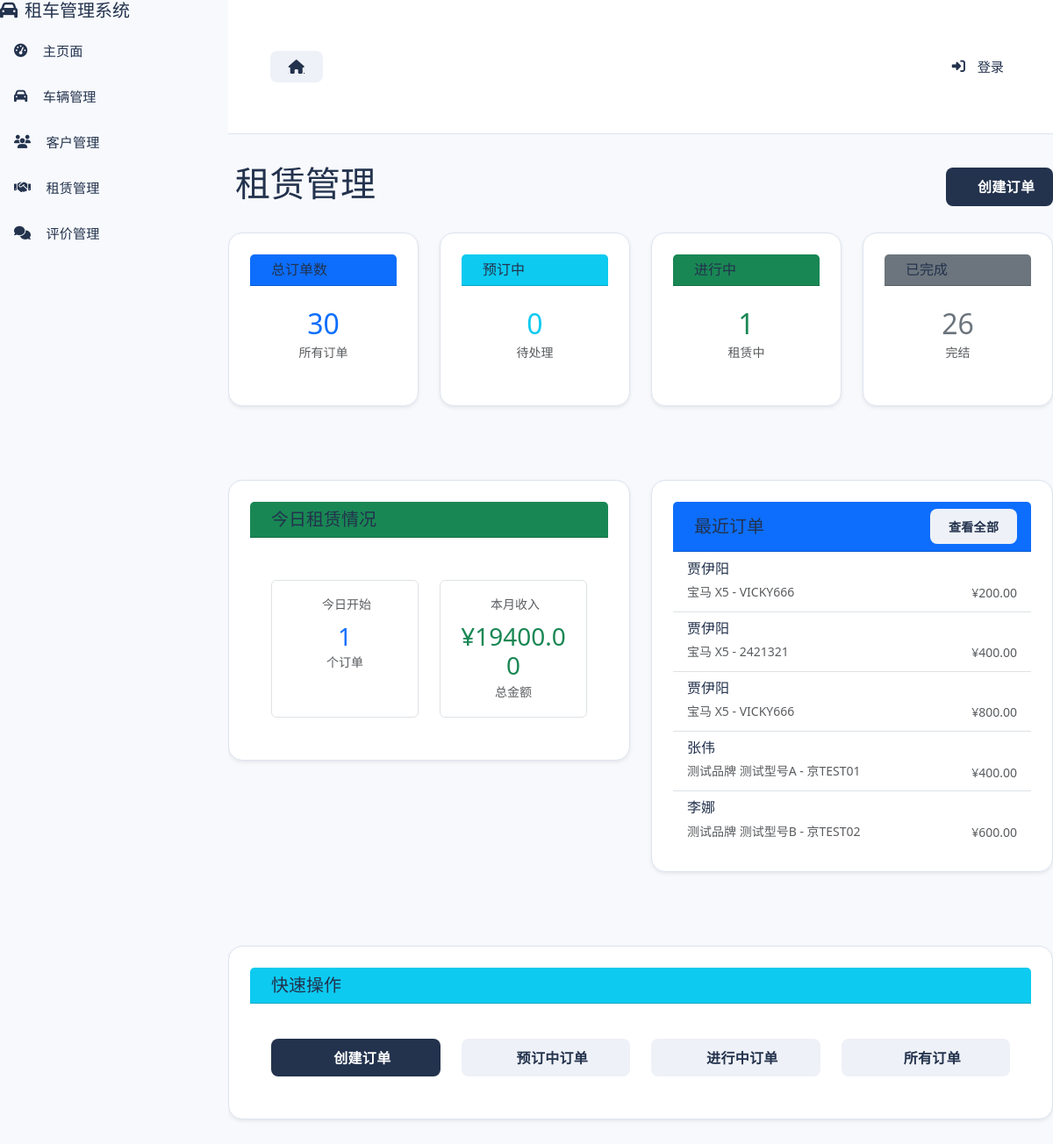
The page /rentals/ on the database its author committed.
### rentals/models.py (models this page shows, shortened)
class Rental(models.Model):
    RENTAL_STATUS_CHOICES = [
        ('PENDING', '预订中'),
        ('ONGOING', '进行中'),
        ('COMPLETED', '已完成'),
        ('CANCELLED', '已取消'),
    ]
    SETTLEMENT_STATUS_CHOICES = [
        ('UNSETTLED', '未结算'),
        ('PARTIAL', '部分结算'),
        ('SETTLED', '已结算'),
    ]
    customer = models.ForeignKey(
        Customer,
        on_delete=models.CASCADE,
        related_name='rentals',
        verbose_name='客户'
    )
    vehicle = models.ForeignKey(
        Vehicle,
        on_delete=models.CASCADE,
        related_name='rentals',
        verbose_name='车辆'
    )
    start_date = models.DateField(
        '租赁开始日期',
        help_text='租赁开始日期'
    )
    end_date = models.DateField(
        '租赁结束日期',
        help_text='租赁结束日期'
    )
    actual_return_date = models.DateField(
        '实际还车日期',
        blank=True,
        null=True,
        help_text='实际还车日期'
    )
    total_amount = models.DecimalField(
        '总金额',
        max_digits=10,
        decimal_places=2,
        validators=[MinValueValidator(Decimal('0.01'))],
        help_text='租赁总费用'
    )
    deposit = models.DecimalField(
        '押金',
        max_digits=10,
        decimal_places=2,
        default=Decimal('0.00'),
        validators=[MinValueValidator(Decimal('0.00'))],
        help_text='租赁押金金额'
    )
    pickup_location = models.CharField(
        '取车地点',
        max_length=200,
        default='门店',
        help_text='取车地点'
    )
    return_location = models.CharField(
        '还车地点',
        max_length=200,
        blank=True,
        null=True,
        help_text='还车地点（异地还车时填写）'
    )
    is_cross_location_return = models.BooleanField(
        '是否异地还车',
        default=False,
        help_text='是否异地还车'
    )
    cross_location_fee = models.DecimalField(
        '异地还车费用',
        max_digits=10,
        decimal_places=2,
        default=Decimal('0.00'),
        validators=[MinValueValidator(Decimal('0.00'))],
        help_text='异地还车产生的额外费用'
    )
    status = models.CharField(
        '订单状态',
        max_length=20,
        choices=RENTAL_STATUS_CHOICES,
        default='PENDING',
        help_text='当前订单状态'
    )
    notes = models.TextField(
        '备注',
        blank=True,
        null=True,
        help_text='订单备注信息'
    )
    created_at = models.DateTimeField(
        '创建时间',
        auto_now_add=True
    )
    updated_at = models.DateTimeField(
        '更新时间',
        auto_now=True
    )
    settlement_status = models.CharField(
        '结算状态',
        max_length=20,
        choices=SETTLEMENT_STATUS_CHOICES,
        default='UNSETTLED',
        help_text='订单费用结算状态'
    )
    settled_at = models.DateTimeField(
        '结算时间',
        blank=True,
        null=True,
        help_text='订单完成并结算的时间'
    )
    amount_paid = models.DecimalField(
        '累计支付金额',
        max_digits=10,
        decimal_places=2,
        default=Decimal('0.00'),
        help_text='用户累计支付金额（不含退款）'
    )
    amount_refunded = models.DecimalField(
        '累计退款金额',
        max_digits=10,
        decimal_places=2,
        default=Decimal('0.00'),
        help_text='系统累计退款金额'
    )
    class Meta:
        db_table = 'rentals'
        verbose_name = '租赁订单'
        verbose_name_plural = '租赁订单'
        ordering = ['-created_at']
        indexes = [
            models.Index(fields=['start_date']),
            models.Index(fields=['end_date']),
            models.Index(fields=['status']),
            models.Index(fields=['customer', 'status']),
            models.Index(fields=['vehicle', 'status']),
        ]

### customers/models.py (models this page shows, shortened)
class Customer(models.Model):
    MEMBER_LEVEL_CHOICES = [
        ('NORMAL', '普通会员'),
        ('VIP', 'VIP会员'),
    ]
    user = models.OneToOneField(
        User,
        on_delete=models.SET_NULL,
        related_name='customer_profile',
        blank=True,
        null=True,
        verbose_name='关联用户',
        help_text='关联的用户账号'
    )
    name = models.CharField(
        '姓名',
        max_length=100,
        help_text='客户姓名'
    )
    phone = models.CharField(
        '联系电话',
        max_length=20,
        validators=[
            RegexValidator(
                regex=r'^1[3-9]\d{9}$',
                message='请输入有效的手机号码'
            )
        ],
        help_text='11位手机号码'
    )
    email = models.EmailField(
        '邮箱',
        blank=True,
        null=True,
        help_text='电子邮箱地址'
    )
    id_card = models.CharField(
        '身份证号',
        max_length=18,
        unique=True,
        validators=[
            RegexValidator(
                regex=r'^[1-9]\d{5}(18|19|20)\d{2}((0[1-9])|(1[0-2]))(([0-2][1-9])|10|20|30|31)\d{3}[0-9Xx]$',
                message='请输入有效的身份证号码'
            )
        ],
        help_text='18位身份证号码'
    )
    license_number = models.CharField(
        '驾照号',
        max_length=20,
        unique=True,
        help_text='驾驶证号码'
    )
    license_type = models.CharField(
        '驾照类型',
        max_length=10,
        choices=[
            ('A', 'A类驾照'),
            ('B', 'B类驾照'),
            ('C', 'C类驾照'),
        ],
        default='C',
        help_text='驾驶证类型'
    )
    member_level = models.CharField(
        '会员等级',
        max_length=20,
        choices=MEMBER_LEVEL_CHOICES,
        default='NORMAL',
        help_text='客户会员等级'
    )
    created_at = models.DateTimeField(
        '创建时间',
        auto_now_add=True
    )
    updated_at = models.DateTimeField(
        '更新时间',
        auto_now=True
    )
    class Meta:
        db_table = 'customers'
        verbose_name = '客户'
        verbose_name_plural = '客户'
        ordering = ['-created_at']
        indexes = [
            models.Index(fields=['id_card']),
            models.Index(fields=['license_number']),
            models.Index(fields=['phone']),
            models.Index(fields=['member_level']),
        ]

### vehicles/models.py (models this page shows, shortened)
class Vehicle(models.Model):
    VEHICLE_STATUS_CHOICES = [
        ('AVAILABLE', '可用'),
        ('RENTED', '已租'),
        ('MAINTENANCE', '维修中'),
    ]
    license_plate = models.CharField(
        '车牌号',
        max_length=20,
        unique=True,
        help_text='车辆唯一标识'
    )
    brand = models.CharField(
        '品牌',
        max_length=50,
        help_text='汽车品牌'
    )
    model = models.CharField(
        '型号',
        max_length=50,
        help_text='汽车型号'
    )
    vehicle_type = models.CharField(
        '车辆类型',
        max_length=20,
        help_text='如：轿车、SUV、MPV等'
    )
    color = models.CharField(
        '颜色',
        max_length=20,
        help_text='车身颜色'
    )
    seats = models.PositiveIntegerField(
        '座位数',
        default=5,
        validators=[MinValueValidator(2)],
        help_text='车辆座位数（2-50座）'
    )
    daily_rate = models.DecimalField(
        '日租金',
        max_digits=10,
        decimal_places=2,
        validators=[MinValueValidator(Decimal('0.01'))],
        help_text='每日租金价格'
    )
    status = models.CharField(
        '车辆状态',
        max_length=20,
        choices=VEHICLE_STATUS_CHOICES,
        default='AVAILABLE',
        help_text='当前车辆状态'
    )
    created_at = models.DateTimeField(
        '创建时间',
        auto_now_add=True
    )
    updated_at = models.DateTimeField(
        '更新时间',
        auto_now=True
    )
    class Meta:
        db_table = 'vehicles'
        verbose_name = '车辆'
        verbose_name_plural = '车辆'
        ordering = ['-created_at']
        indexes = [
            models.Index(fields=['license_plate']),
            models.Index(fields=['status']),
            models.Index(fields=['brand', 'model']),
            models.Index(fields=['seats']),  # 为座位数添加索引，优化搜索性能
        ]

### rentals/views.py (the view)
# urls.py: path('', views.index, name='index'),
def index(request):
    today = date.today()
    this_month_start = today.replace(day=1)
    rental_counts = Rental.objects.aggregate(
        total=Count('id'),
        pending=Count('id', filter=Q(status='PENDING')),
        ongoing=Count('id', filter=Q(status='ONGOING')),
        completed=Count('id', filter=Q(status='COMPLETED')),
        today=Count('id', filter=Q(start_date=today)),
    )
    this_month_revenue = Rental.objects.filter(
        status='COMPLETED',
        start_date__gte=this_month_start
    ).aggregate(
        total=Sum('total_amount')
    )['total'] or Decimal('0.00')
    stats = {
        'total_rentals': rental_counts['total'] or 0,
        'pending_rentals': rental_counts['pending'] or 0,
        'ongoing_rentals': rental_counts['ongoing'] or 0,
        'completed_rentals': rental_counts['completed'] or 0,
        'today_rentals': rental_counts['today'] or 0,
        'this_month_revenue': this_month_revenue,
    }
    recent_rentals = Rental.objects.select_related('customer', 'vehicle').all()[:5]
    context = {
        'stats': stats,
        'recent_rentals': recent_rentals,
    }
    return render(request, 'rentals/rental_index.html', context)

### templates/rentals/rental_index.html (shortened to what this page needs)
{% extends "vehicles/base.html" %}
{% block content %}
<div class="d-flex justify-content-between align-items-center mb-4">
    <h1>租赁管理</h1>
    <a href="{% url 'rentals:rental_create' %}" class="btn btn-primary">
        创建订单
    </a>
</div>
<div class="row mb-4">
    <div class="col-lg-3 col-md-6 mb-4">
        <div class="card shadow-sm">
            <div class="card-header bg-primary text-white">
                <h6 class="mb-0">总订单数</h6>
            </div>
            <div class="card-body p-4 text-center">
                <h2 class="text-primary mb-0">{{ stats.total_rentals }}</h2>
                <small class="text-muted">所有订单</small>
            </div>
        </div>
    </div>
    <div class="col-lg-3 col-md-6 mb-4">
        <div class="card shadow-sm">
            <div class="card-header bg-info text-white">
                <h6 class="mb-0">预订中</h6>
            </div>
            <div class="card-body p-4 text-center">
                <h2 class="text-info mb-0">{{ stats.pending_rentals }}</h2>
                <small class="text-muted">待处理</small>
            </div>
        </div>
    </div>
    <div class="col-lg-3 col-md-6 mb-4">
        <div class="card shadow-sm">
            <div class="card-header bg-success text-white">
                <h6 class="mb-0">进行中</h6>
            </div>
            <div class="card-body p-4 text-center">
                <h2 class="text-success mb-0">{{ stats.ongoing_rentals }}</h2>
                <small class="text-muted">租赁中</small>
            </div>
        </div>
    </div>
    <div class="col-lg-3 col-md-6 mb-4">
        <div class="card shadow-sm">
            <div class="card-header bg-secondary text-white">
                <h6 class="mb-0">已完成</h6>
            </div>
            <div class="card-body p-4 text-center">
                <h2 class="text-secondary mb-0">{{ stats.completed_rentals }}</h2>
                <small class="text-muted">完结</small>
            </div>
        </div>
    </div>
</div>
<div class="row mb-4">
    <div class="col-lg-6 col-md-12 mb-4">
        <div class="card shadow-sm">
            <div class="card-header bg-success text-white">
                <h5 class="mb-0">今日租赁情况</h5>
            </div>
            <div class="card-body p-4">
                <div class="row g-4">
                    <div class="col-md-6">
                        <div class="p-3 border rounded h-100 text-center">
                            <div class="text-muted small mb-2">今日开始</div>
                            <h3 class="text-primary mb-0">{{ stats.today_rentals }}</h3>
                            <small class="text-muted">个订单</small>
                        </div>
                    </div>
                    <div class="col-md-6">
                        <div class="p-3 border rounded h-100 text-center">
                            <div class="text-muted small mb-2">本月收入</div>
                            <h3 class="text-success mb-0">¥{{ stats.this_month_revenue|floatformat:2 }}</h3>
                            <small class="text-muted">总金额</small>
                        </div>
                    </div>
                </div>
            </div>
        </div>
    </div>
    <div class="col-lg-6 col-md-12 mb-4">
        <div class="card shadow-sm">
            <div class="card-header bg-primary text-white d-flex justify-content-between align-items-center">
                <h5 class="mb-0">最近订单</h5>
                <a href="{% url 'rentals:rental_list' %}" class="btn btn-sm btn-light">查看全部</a>
            </div>
            <div class="card-body p-0">
                {% if recent_rentals %}
                    <div class="list-group list-group-flush">
                        {% for rental in recent_rentals %}
                            <a href="{% url 'rentals:rental_detail' rental.id %}" class="list-group-item list-group-item-action">
                                <div class="d-flex justify-content-between align-items-center">
                                    <div>
                                        <h6 class="mb-1">{{ rental.customer.name }}</h6>
                                        <small class="text-muted">
                                            {{ rental.vehicle.brand }} {{ rental.vehicle.model }} - {{ rental.vehicle.license_plate }}
                                        </small>
                                    </div>
                                    <div class="text-end">
                                        <span class="badge status-badge status-{{ rental.status|lower }}">{{ rental.get_status_display }}</span>
                                        <br>
                                        <small class="text-muted">¥{{ rental.total_amount }}</small>
                                    </div>
                                </div>
                            </a>
                        {% endfor %}
                    </div>
                {% else %}
                    <div class="p-4 text-center text-muted">
                        <i class="bi bi-inbox fs-1 mb-3 d-block"></i>
                        暂无订单记录
                    </div>
                {% endif %}
            </div>
        </div>
    </div>
</div>
<div class="col-12 mb-4">
    <div class="card shadow-sm">
        <div class="card-header bg-info text-white">
            <h5 class="mb-0">快速操作</h5>
        </div>
        <div class="card-body p-4">
            <div class="row g-3">
                <div class="col-lg-3 col-md-6">
                    <a href="{% url 'rentals:rental_create' %}" class="btn btn-primary w-100">
                        创建订单
                    </a>
                </div>
                <div class="col-lg-3 col-md-6">
                    <a href="{% url 'rentals:rental_list' %}?status=PENDING" class="btn btn-info w-100">
                        预订中订单
                    </a>
                </div>
                <div class="col-lg-3 col-md-6">
                    <a href="{% url 'rentals:rental_list' %}?status=ONGOING" class="btn btn-success w-100">
                        进行中订单
                    </a>
                </div>
                <div class="col-lg-3 col-md-6">
                    <a href="{% url 'rentals:rental_list' %}" class="btn btn-secondary w-100">
                        所有订单
                    </a>
                </div>
            </div>
        </div>
    </div>
</div>
{% endblock %}

### rows shown on the page
Rental: customer.name "贾伊阳", vehicle.brand "宝马", vehicle.model "X5", vehicle.license_plate "VICKY666", total_amount "200.00"
Rental: customer.name "贾伊阳", vehicle.brand "宝马", vehicle.model "X5", vehicle.license_plate "2421321", total_amount "400.00"
Rental: customer.name "贾伊阳", vehicle.brand "宝马", vehicle.model "X5", vehicle.license_plate "VICKY666", total_amount "800.00"
Rental: customer.name "张伟", vehicle.brand "测试品牌", vehicle.model "测试型号A", vehicle.license_plate "京TEST01", total_amount "400.00"
Rental: customer.name "李娜", vehicle.brand "测试品牌", vehicle.model "测试型号B", vehicle.license_plate "京TEST02", total_amount "600.00"

### other values the page prints
{{ stats.total_rentals }} "30"
{{ stats.pending_rentals }} "0"
{{ stats.ongoing_rentals }} "1"
{{ stats.completed_rentals }} "26"
{{ stats.today_rentals }} "1"
{{ stats.this_month_revenue|floatformat:2 }} "19400.00"
